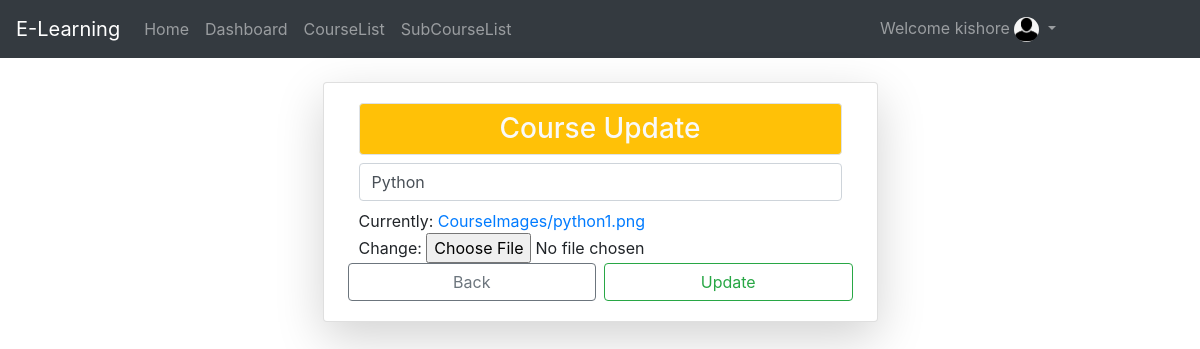
/crupd/1/ (signed in), run on the app's committed database.
### Eapp/models.py (models this page shows, shortened)
class User(AbstractUser):
	t = {
		('F','Female'),('M','Male')
		}
	y = {(1,'Student'),(2,'Instructor')}
	age = models.IntegerField(default=18)
	gender = models.CharField(choices=t,max_length=10)
	mobile = models.CharField(max_length=11)
	pfimg = models.ImageField(upload_to='Profileimage/',default="profile.png")
	usrole = models.IntegerField(choices=y,default=1)

class CourseCategory(models.Model):
	ctitle = models.CharField(max_length=120)
	cimg = models.ImageField(upload_to='CourseImages/',default="course.png")
	usd = models.ForeignKey(User,on_delete=models.CASCADE)

### Eapp/views.py (the view)
# urls.py: path('crupd/<int:t>/',views.courseupd,name="crup"),
@login_required
def courseupd(request,t):
	k = CourseCategory.objects.get(id=t)
	if request.method == "POST":
		j = Crcty(request.POST,instance=k)
		if j.is_valid():
			j.save()
			return redirect('/ccty')
	j = Crcty(instance=k)
	return render(request,'html/crsupd.html',{'p':j})

### Eapp/forms.py
class Crcty(forms.ModelForm):
	class Meta:
		model = CourseCategory
		fields = ["ctitle","cimg"]
		widgets = {
		"ctitle":forms.TextInput(attrs={
			"class":"form-control my-2",
			"placeholder":"Enter Course Title",
			})
		}

### Eapp/templates/html/crsupd.html (shortened to what this page needs)
{% extends 'html/base.html' %}
{% block content %}
<div class="container mt-4">
	<div class="card col-md-6 mx-auto shadow-lg">
		<div class="card-body">
			<h3 class="bg-warning text-center text-light border rounded p-2">Course Update</h3>
			<form method="post">
				{% for k in p %}
				{{k}}
				{% endfor %}
				<div class="row">
					<a href="{% url 'cty' %}" class="btn btn-outline-secondary col-sm mx-1">Back</a>
					<input type="submit" value="Update" class="btn btn-outline-success col-sm mx-1">
				</div>
			</form>
		</div>
	</div>
</div>
{% endblock %}

### Eapp/templates/html/navbar.html (shortened to what this page needs)
<nav class="navbar navbar-expand-sm bg-dark navbar-dark">
  <a class="navbar-brand" href="{% url 'hm' %}">E-Learning
  </a>
  <ul class="navbar-nav">
    {% if not user.is_authenticated %}
    <li class="nav-item">
      <a class="nav-link" href="{% url 'hm' %}">Home</a>
    </li>
    <li class="nav-item">
      <a class="nav-link" href="{% url 'ab' %}">Aboutus</a>
    </li>
    <li class="nav-item">
      <a class="nav-link" href="{% url 'ct' %}">Contactus</a>
    </li>
    <li class="nav-item">
      <a class="nav-link" href="{% url 'rg' %}">Registration</a>
    </li>
    {% elif user.usrole == 2 %}
    <li class="nav-item">
      <a class="nav-link" href="{% url 'hm' %}">Home</a>
    </li>
    <li class="nav-item">
      <a class="nav-link" href="{% url 'dsh' %}">Dashboard</a>
    </li>
    <li class="nav-item">
      <a class="nav-link" href="{% url 'cty' %}">CourseList</a>
    </li>
    <li class="nav-item">
      <a class="nav-link" href="{% url 'sbcrl' %}">SubCourseList</a>
    </li>
    {% endif %}
  </ul>
  <ul class="navbar-nav ml-auto" style="margin-right: 120px">
    {% if user.is_authenticated %}
    <div class="dropdown">
    <a class="nav-link dropdown-toggle" data-toggle="dropdown">
    Welcome {{request.user.username}} <img src="{{request.user.pfimg.url}}" class="rounded-circle" height="25px" width="25px">
    </a>
    </div>
    {% else %}
    <li class="nav-item">
      <a class="nav-link" href="{% url 'lg' %}">Login</a>
    </li>
    {% endif %}
  </ul>
</nav>

### data on the page
User: user.username "kishore", user.pfimg (placeholder picture)
CourseCategory: p "Python"
